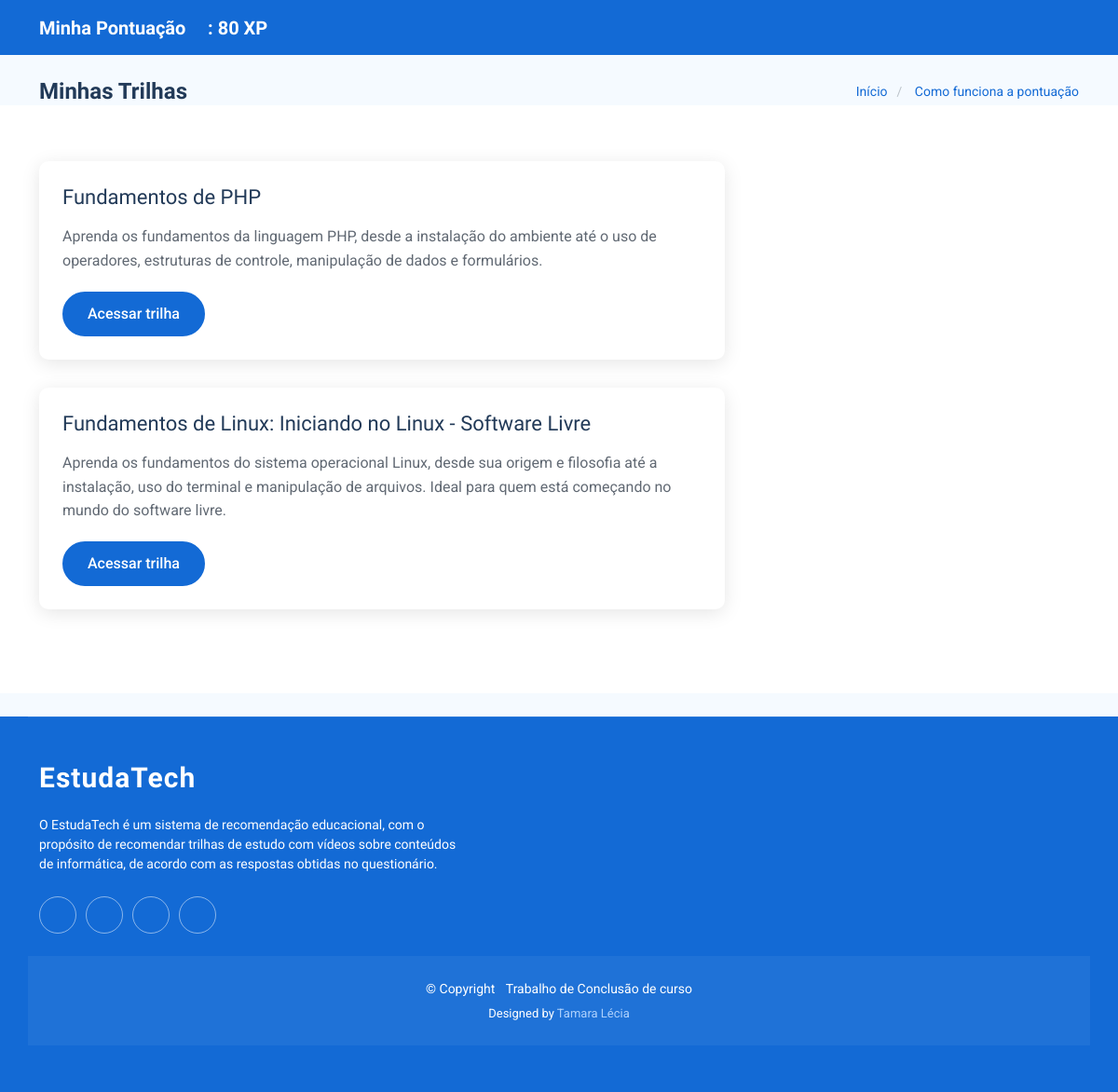
Screenshot of /usuarioComun/minhasTrilhas/ (signed in) with the database file from the repository.
### recomendarTrilhas/models.py (models this page shows, shortened)
class Trilha(models.Model):
    nome = models.CharField(max_length=200)
    descricao = models.TextField(blank=True)

### usuarioComun/views.py (the view)
# urls.py: path("minhasTrilhas/", views.minhas_trilhas, name="minhasTrilhas"),
def minhas_trilhas(request):
    usuario = request.user.usuariocomun
    trilhas = usuario.trilhaUser.all()
    trilhas_em_andamento = []
    for trilha in trilhas:
        capitulos = Capitulo.objects.filter(topico__trilha=trilha)
        total = capitulos.count()
        concluidos = ProgressoCapitulo.objects.filter(usuario=usuario, capitulo__in=capitulos, concluido=True).count()
        if concluidos < total:
            trilhas_em_andamento.append(trilha)
    resultado = ProgressoCapitulo.objects.filter(usuario=usuario).aggregate(Sum("pontuacao"))
    pontos_gerais = resultado["pontuacao__sum"] or 0
    return render(request, "usuarioComun/minhas_trilhas.html", {
        "trilhas": trilhas_em_andamento,
        "pontos_gerais": pontos_gerais
    })

### usuarioComun/templates/usuarioComun/minhas_trilhas.html (shortened to what this page needs)
{% load static %}
<!DOCTYPE html>
<html lang="pt-br">
<head>
  <link href="{% static 'vendor/bootstrap/css/bootstrap.min.css' %}" rel="stylesheet">
  <link href="{% static 'vendor/bootstrap-icons/bootstrap-icons.css' %}" rel="stylesheet">
  <link href="{% static 'vendor/aos/aos.css' %}" rel="stylesheet">
  <link href="{% static 'vendor/swiper/swiper-bundle.min.css' %}" rel="stylesheet">
  <link href="{% static 'css/main.css' %}" rel="stylesheet">
</head>
<body class="events-page">
  <header id="header" class="header d-flex align-items-center sticky-top">
    <div class="container-fluid container-xl position-relative d-flex align-items-center">
      <a href="#" class="logo d-flex align-items-center me-auto">
        <h1 class="sitename mb-0 text-white fs-5">Minha Pontuação <i class="bi bi-trophy-fill text-warning fs-4"></i>:
          <strong>{{ pontos_gerais|default:"0" }} XP</strong> </h1>
      </a>
    </div>
  </header>
  <main class="main">
    <div class="page-title light-background">
      <div class="container d-lg-flex justify-content-between align-items-center">
        <h1 class="mb-2 mb-lg-0">Minhas Trilhas</h1>
        <nav class="breadcrumbs">
          <ol>
            <li><a href="{% url 'indexUsuarioComun' %}">Início</a></li>
            <li class="current"><a href="#" data-bs-toggle="modal" data-bs-target="#pontuacaoModal">
                Como funciona a pontuação
              </a></li>
          </ol>
        </nav>
      </div>
      <section id="trilhas" class="courses-events section">
        <div class="container" data-aos="fade-up" data-aos-delay="100">
          <div class="row">
            <div class="col-lg-8">
              {% for trilha in trilhas %}
              <article class="event-card" data-aos="fade-up" data-aos-delay="200">
                <div class="row g-0">
                  <div class="col-md-12">
                    <div class="event-content">
                      <h3 class="event-title">
                        {{ trilha.nome }}
                      </h3>
                      <p class="event-description">
                        {{ trilha.descricao }}
                      </p>
                      <div class="event-actions d-flex gap-2">
                        <a href="{% url 'verTrilhaCaminho' trilha.id %}" class="btn btn-primary">Acessar trilha</a>
                      </div>
                    </div>
                  </div>
                </div>
              </article>
              {% empty %}
              <article class="event-card">
                <div class="event-content">
                  <p class="event-description">Você ainda não possui trilhas em andamento.</p>
                </div>
              </article>
              {% endfor %}
            </div>
          </div>
        </div>
      </section>
  </main>
  <footer id="footer" class="footer accent-background">
    <div class="container footer-top">
      <div class="row gy-4">
        <div class="col-lg-5 col-md-12 footer-about">
          <a href="#" class="logo d-flex align-items-center">
            <span class="sitename">EstudaTech</span>
          </a>
          <p>O EstudaTech é um sistema de recomendação educacional, com o propósito de recomendar trilhas de estudo com vídeos sobre conteúdos de informática, de acordo com as respostas obtidas no questionário.</p>
          <div class="social-links d-flex mt-4">
            <a href="#"><i class="bi bi-twitter-x"></i></a>
            <a href="#"><i class="bi bi-facebook"></i></a>
            <a href="#"><i class="bi bi-instagram"></i></a>
            <a href="#"><i class="bi bi-linkedin"></i></a>
          </div>
        </div>
        <div class="col-lg-2 col-6 footer-links">
        </div>
        <div class="col-lg-2 col-6 footer-links">
        </div>
        <div class="col-lg-3 col-md-12 footer-contact text-center text-md-start">
        </div>
      </div>
    </div>
    <div class="container copyright text-center mt-4">
      <p>© <span>Copyright</span> <strong class="px-1 sitename"></strong> <span>Trabalho de Conclusão de curso</span></p>
      <div class="credits">
          Designed by <a href="#">Tamara Lécia</a>
      </div>
    </div>
  </footer>
</body>
</html>

### rows the page displays
Trilha: nome "Fundamentos de PHP", descricao "Aprenda os fundamentos da linguagem PHP, desde a instalação do ambiente até o uso de operadores, estruturas de controle, manipulação de dados e formulários."
Trilha: nome "Fundamentos de Linux: Iniciando no Linux - Software Livre", descricao "Aprenda os fundamentos do sistema operacional Linux, desde sua origem e filosofia até a instalação, uso do terminal e manipulação de arquivos. Ideal para quem está começando no mundo do software livre."

### other values shown
{{ pontos_gerais|default:"0" }} "80"
